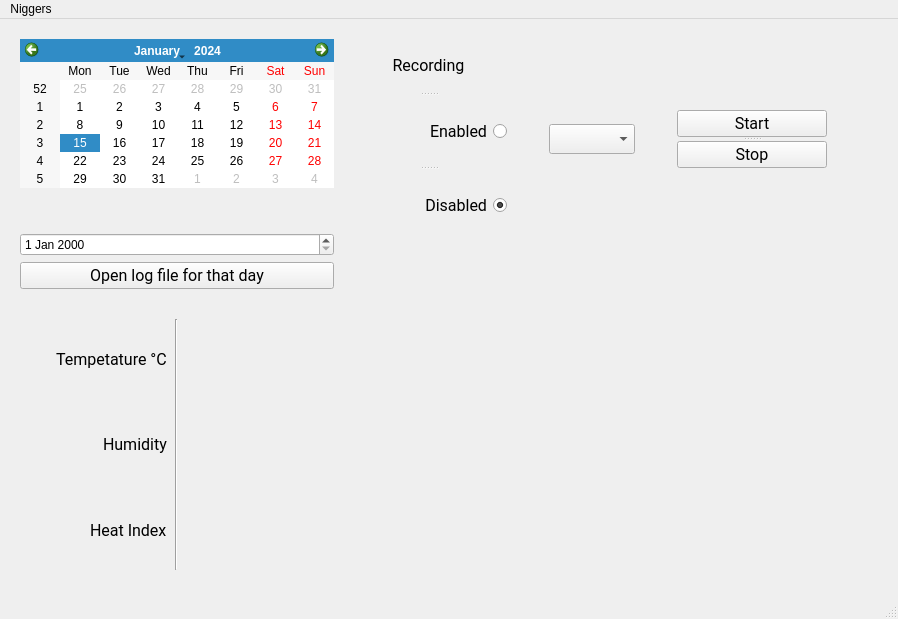
<?xml version="1.0" encoding="UTF-8"?>
<ui version="4.0">
 <class>WeatherGay</class>
 <widget class="QMainWindow" name="WeatherGay">
  <property name="geometry">
   <rect>
    <x>0</x>
    <y>0</y>
    <width>898</width>
    <height>619</height>
   </rect>
  </property>
  <property name="windowTitle">
   <string>MainWindow</string>
  </property>
  <property name="windowIcon">
   <iconset>
    <normaloff>../5c0fc48abea80e283a525cbb13570d08.jpg</normaloff>../5c0fc48abea80e283a525cbb13570d08.jpg</iconset>
  </property>
  <property name="iconSize">
   <size>
    <width>50</width>
    <height>50</height>
   </size>
  </property>
  <widget class="QWidget" name="centralwidget">
   <widget class="QWidget" name="layoutWidget">
    <property name="geometry">
     <rect>
      <x>350</x>
      <y>20</y>
      <width>484</width>
      <height>201</height>
     </rect>
    </property>
    <layout class="QHBoxLayout" name="horizontalLayout_2">
     <item>
      <widget class="QSplitter" name="splitter_2">
       <property name="orientation">
        <enum>Qt::Vertical</enum>
       </property>
       <widget class="QLabel" name="label_4">
        <property name="font">
         <font>
          <family>Roboto</family>
          <pointsize>12</pointsize>
         </font>
        </property>
        <property name="text">
         <string>Recording</string>
        </property>
        <property name="alignment">
         <set>Qt::AlignCenter</set>
        </property>
       </widget>
       <widget class="QRadioButton" name="radioBE">
        <property name="sizePolicy">
         <sizepolicy hsizetype="Expanding" vsizetype="Expanding">
          <horstretch>0</horstretch>
          <verstretch>0</verstretch>
         </sizepolicy>
        </property>
        <property name="baseSize">
         <size>
          <width>0</width>
          <height>0</height>
         </size>
        </property>
        <property name="font">
         <font>
          <family>Roboto</family>
          <pointsize>12</pointsize>
         </font>
        </property>
        <property name="cursor">
         <cursorShape>PointingHandCursor</cursorShape>
        </property>
        <property name="layoutDirection">
         <enum>Qt::RightToLeft</enum>
        </property>
        <property name="text">
         <string>Enabled</string>
        </property>
        <property name="checkable">
         <bool>true</bool>
        </property>
        <property name="checked">
         <bool>false</bool>
        </property>
       </widget>
       <widget class="QRadioButton" name="radioBD">
        <property name="sizePolicy">
         <sizepolicy hsizetype="Expanding" vsizetype="Expanding">
          <horstretch>0</horstretch>
          <verstretch>0</verstretch>
         </sizepolicy>
        </property>
        <property name="baseSize">
         <size>
          <width>0</width>
          <height>0</height>
         </size>
        </property>
        <property name="font">
         <font>
          <family>Roboto</family>
          <pointsize>12</pointsize>
         </font>
        </property>
        <property name="cursor">
         <cursorShape>PointingHandCursor</cursorShape>
        </property>
        <property name="layoutDirection">
         <enum>Qt::RightToLeft</enum>
        </property>
        <property name="text">
         <string>Disabled</string>
        </property>
        <property name="checkable">
         <bool>true</bool>
        </property>
        <property name="checked">
         <bool>true</bool>
        </property>
       </widget>
      </widget>
     </item>
     <item alignment="Qt::AlignHCenter">
      <widget class="QComboBox" name="comL">
       <property name="maximumSize">
        <size>
         <width>150</width>
         <height>30</height>
        </size>
       </property>
       <property name="font">
        <font>
         <family>Roboto</family>
         <pointsize>12</pointsize>
        </font>
       </property>
       <property name="frame">
        <bool>true</bool>
       </property>
      </widget>
     </item>
     <item alignment="Qt::AlignLeft|Qt::AlignVCenter">
      <widget class="QSplitter" name="splitter">
       <property name="minimumSize">
        <size>
         <width>150</width>
         <height>50</height>
        </size>
       </property>
       <property name="orientation">
        <enum>Qt::Vertical</enum>
       </property>
       <widget class="QPushButton" name="openB">
        <property name="maximumSize">
         <size>
          <width>150</width>
          <height>50</height>
         </size>
        </property>
        <property name="palette">
         <palette>
          <active>
           <colorrole role="ButtonText">
            <brush brushstyle="SolidPattern">
             <color alpha="255">
              <red>0</red>
              <green>0</green>
              <blue>0</blue>
             </color>
            </brush>
           </colorrole>
          </active>
          <inactive>
           <colorrole role="ButtonText">
            <brush brushstyle="SolidPattern">
             <color alpha="255">
              <red>0</red>
              <green>0</green>
              <blue>0</blue>
             </color>
            </brush>
           </colorrole>
          </inactive>
          <disabled>
           <colorrole role="ButtonText">
            <brush brushstyle="SolidPattern">
             <color alpha="255">
              <red>120</red>
              <green>120</green>
              <blue>120</blue>
             </color>
            </brush>
           </colorrole>
          </disabled>
         </palette>
        </property>
        <property name="font">
         <font>
          <family>Roboto</family>
          <pointsize>12</pointsize>
         </font>
        </property>
        <property name="text">
         <string>Start</string>
        </property>
       </widget>
       <widget class="QPushButton" name="closeB">
        <property name="maximumSize">
         <size>
          <width>150</width>
          <height>50</height>
         </size>
        </property>
        <property name="font">
         <font>
          <family>Roboto</family>
          <pointsize>12</pointsize>
         </font>
        </property>
        <property name="text">
         <string>Stop</string>
        </property>
       </widget>
      </widget>
     </item>
    </layout>
   </widget>
   <widget class="Line" name="line">
    <property name="geometry">
     <rect>
      <x>166</x>
      <y>300</y>
      <width>21</width>
      <height>251</height>
     </rect>
    </property>
    <property name="orientation">
     <enum>Qt::Vertical</enum>
    </property>
   </widget>
   <widget class="QWidget" name="layoutWidget">
    <property name="geometry">
     <rect>
      <x>26</x>
      <y>300</y>
      <width>141</width>
      <height>251</height>
     </rect>
    </property>
    <layout class="QVBoxLayout" name="verticalLayout_2">
     <item alignment="Qt::AlignRight">
      <widget class="QLabel" name="label">
       <property name="font">
        <font>
         <family>Roboto</family>
         <pointsize>12</pointsize>
        </font>
       </property>
       <property name="text">
        <string>Tempetature °C</string>
       </property>
      </widget>
     </item>
     <item alignment="Qt::AlignRight">
      <widget class="QLabel" name="label_2">
       <property name="font">
        <font>
         <family>Roboto</family>
         <pointsize>12</pointsize>
        </font>
       </property>
       <property name="text">
        <string>Humidity</string>
       </property>
      </widget>
     </item>
     <item alignment="Qt::AlignRight">
      <widget class="QLabel" name="label_3">
       <property name="font">
        <font>
         <family>Roboto</family>
         <pointsize>12</pointsize>
        </font>
       </property>
       <property name="text">
        <string>Heat Index</string>
       </property>
      </widget>
     </item>
    </layout>
   </widget>
   <widget class="QWidget" name="layoutWidget">
    <property name="geometry">
     <rect>
      <x>190</x>
      <y>300</y>
      <width>66</width>
      <height>251</height>
     </rect>
    </property>
    <layout class="QVBoxLayout" name="verticalLayout_3">
     <item>
      <widget class="QLabel" name="tempLab">
       <property name="font">
        <font>
         <pointsize>12</pointsize>
        </font>
       </property>
       <property name="text">
        <string/>
       </property>
      </widget>
     </item>
     <item>
      <widget class="QLabel" name="humLab">
       <property name="font">
        <font>
         <pointsize>12</pointsize>
        </font>
       </property>
       <property name="text">
        <string/>
       </property>
      </widget>
     </item>
     <item>
      <widget class="QLabel" name="heatILab">
       <property name="font">
        <font>
         <pointsize>12</pointsize>
        </font>
       </property>
       <property name="text">
        <string/>
       </property>
      </widget>
     </item>
    </layout>
   </widget>
   <widget class="QWidget" name="">
    <property name="geometry">
     <rect>
      <x>20</x>
      <y>20</y>
      <width>314</width>
      <height>250</height>
     </rect>
    </property>
    <layout class="QVBoxLayout" name="verticalLayout">
     <item>
      <widget class="QCalendarWidget" name="calendarWidget">
       <property name="maximumSize">
        <size>
         <width>400</width>
         <height>300</height>
        </size>
       </property>
      </widget>
     </item>
     <item>
      <spacer name="verticalSpacer">
       <property name="orientation">
        <enum>Qt::Vertical</enum>
       </property>
       <property name="sizeHint" stdset="0">
        <size>
         <width>20</width>
         <height>40</height>
        </size>
       </property>
      </spacer>
     </item>
     <item>
      <widget class="QDateEdit" name="dateEdit"/>
     </item>
     <item>
      <widget class="QPushButton" name="buttLog">
       <property name="font">
        <font>
         <family>Roboto</family>
         <pointsize>12</pointsize>
        </font>
       </property>
       <property name="text">
        <string>Open log file for that day</string>
       </property>
       <property name="flat">
        <bool>false</bool>
       </property>
      </widget>
     </item>
    </layout>
   </widget>
  </widget>
  <widget class="QMenuBar" name="menubar">
   <property name="geometry">
    <rect>
     <x>0</x>
     <y>0</y>
     <width>898</width>
     <height>21</height>
    </rect>
   </property>
   <widget class="QMenu" name="menuNiggers">
    <property name="title">
     <string>Niggers</string>
    </property>
   </widget>
   <addaction name="menuNiggers"/>
  </widget>
  <widget class="QStatusBar" name="statusbar"/>
 </widget>
 <tabstops>
  <tabstop>openB</tabstop>
  <tabstop>radioBE</tabstop>
  <tabstop>radioBD</tabstop>
  <tabstop>comL</tabstop>
  <tabstop>calendarWidget</tabstop>
  <tabstop>closeB</tabstop>
 </tabstops>
 <resources/>
 <connections/>
</ui>
